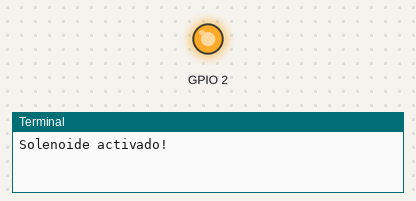
The program below on a simulated Raspberry Pi (BCM pin numbers). Parts: output pins drawn as LEDs (lit = HIGH), the last lines printed to the terminal.

Above: at 5.0 s.
At 15.0 s:
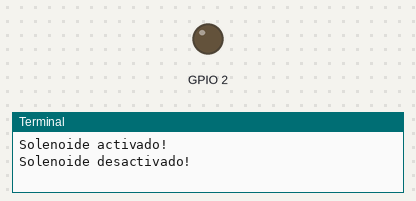
Timing chart, 0 to 26.0 s (numbered marks = the images above):
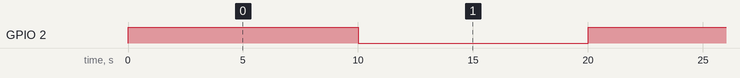

The program:

solenoide_12v.py
```python
import RPi.GPIO as GPIO
import time

GPIO.setmode(GPIO.BCM)
GPIO.setup(2,GPIO.OUT)

while True:
    print("Solenoide activado!")
    GPIO.output(2,GPIO.HIGH)
    time.sleep(10)
    print("Solenoide desactivado!")
    GPIO.output(2,GPIO.LOW)
    time.sleep(10)
```

Measured:
- by itself, GPIO 2: alternates HIGH for 10.0 s and LOW for 10.0 s
